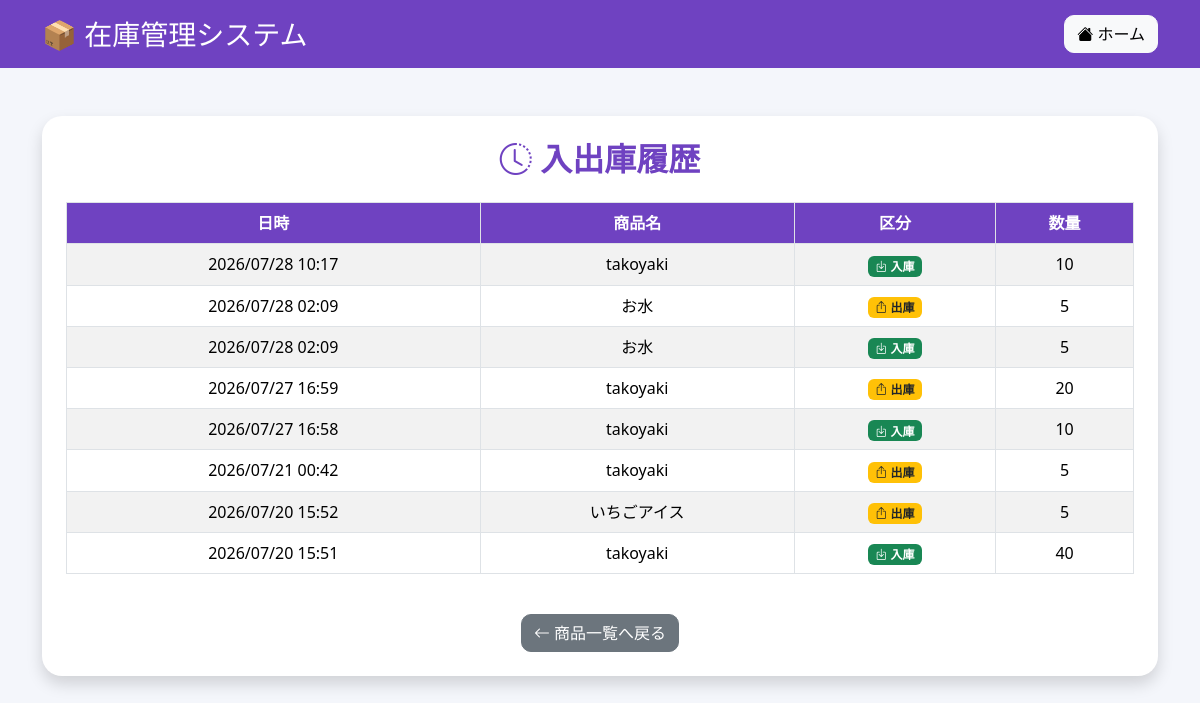
The app's page /history with its own data.
### app.py (models this page shows)
class StockHistory(db.Model):
    id = db.Column(db.Integer, primary_key=True)
    product_name = db.Column(db.String(100), nullable=False)
    action = db.Column(db.String(10), nullable=False)
    quantity = db.Column(db.Integer, nullable=False)
    created_at = db.Column(
        db.DateTime,
        default=lambda: datetime.now(ZoneInfo("Asia/Tokyo"))
    )

### app.py (the view)
@app.route("/history")
def history():
    histories = StockHistory.query.order_by(
        StockHistory.created_at.desc()
    ).all()
    return render_template(
        "history.html",
        histories=histories
    )

### templates/history.html (shortened to what this page needs)
<!DOCTYPE html>
<html lang="ja">
<head>
    <link href="https://cdn.jsdelivr.net/npm/bootstrap@5.3.3/dist/css/bootstrap.min.css" rel="stylesheet">
    <link rel="stylesheet"
        href="https://cdn.jsdelivr.net/npm/bootstrap-icons@1.11.3/font/bootstrap-icons.min.css">
</head>
<body>
<nav class="navbar navbar-dark">
    <div class="container">
        <span class="navbar-brand fs-3">
            📦 在庫管理システム
        </span>
        <a href="/" class="btn btn-light">
            <i class="bi bi-house-fill"></i>
            ホーム
        </a>
    </div>
</nav>
<div class="container mt-5">
    <div class="card shadow p-4">
        <h2 class="text-center mb-4">
            <i class="bi bi-clock-history"></i>
            入出庫履歴
        </h2>
        <div class="table-responsive">
            <table class="table table-striped table-hover table-bordered align-middle text-center">
                <thead>
                    <tr>
                        <th>
                            日時
                        </th>
                        <th>
                            商品名
                        </th>
                        <th>
                            区分
                        </th>
                        <th>
                            数量
                        </th>
                    </tr>
                </thead>
                <tbody>
                {% for h in histories %}
                    <tr>
                        <td>
                            {{ h.created_at.strftime('%Y/%m/%d %H:%M') }}
                        </td>
                        <td>
                            {{ h.product_name }}
                        </td>
                        <td>
                        {% if h.action == "入庫" %}
                            <span class="badge bg-success">
                                <i class="bi bi-box-arrow-in-down"></i>
                                {{ h.action }}
                            </span>
                        {% else %}
                            <span class="badge bg-warning text-dark">
                                <i class="bi bi-box-arrow-up"></i>
                                {{ h.action }}
                            </span>
                        {% endif %}
                        </td>
                        <td>
                            {{ h.quantity }}
                        </td>
                    </tr>
                {% endfor %}
                </tbody>
            </table>
        </div>
        <div class="text-center mt-4">
            <a href="/products"
               class="btn btn-secondary">
                <i class="bi bi-arrow-left"></i>
                商品一覧へ戻る
            </a>
        </div>
    </div>
</div>
</body>
</html>

### templates/history.html (style rules this page uses)
body { background-color: #f4f6fb; }
.navbar { background-color: #6f42c1; }
.card { border: none; border-radius: 20px; }
.btn { border-radius: 10px; }
h2 { color: #6f42c1; font-weight: bold; }
.table th { background-color: #6f42c1; color: white; }

### records on screen
StockHistory: created_at "2026/07/28 10:17", product_name "takoyaki", action "入庫", quantity "10"
StockHistory: created_at "2026/07/28 02:09", product_name "お水", action "出庫", quantity "5"
StockHistory: created_at "2026/07/28 02:09", product_name "お水", action "入庫", quantity "5"
StockHistory: created_at "2026/07/27 16:59", product_name "takoyaki", action "出庫", quantity "20"
StockHistory: created_at "2026/07/27 16:58", product_name "takoyaki", action "入庫", quantity "10"
StockHistory: created_at "2026/07/21 00:42", product_name "takoyaki", action "出庫", quantity "5"
StockHistory: created_at "2026/07/20 15:52", product_name "いちごアイス", action "出庫", quantity "5"
StockHistory: created_at "2026/07/20 15:51", product_name "takoyaki", action "入庫", quantity "40"
